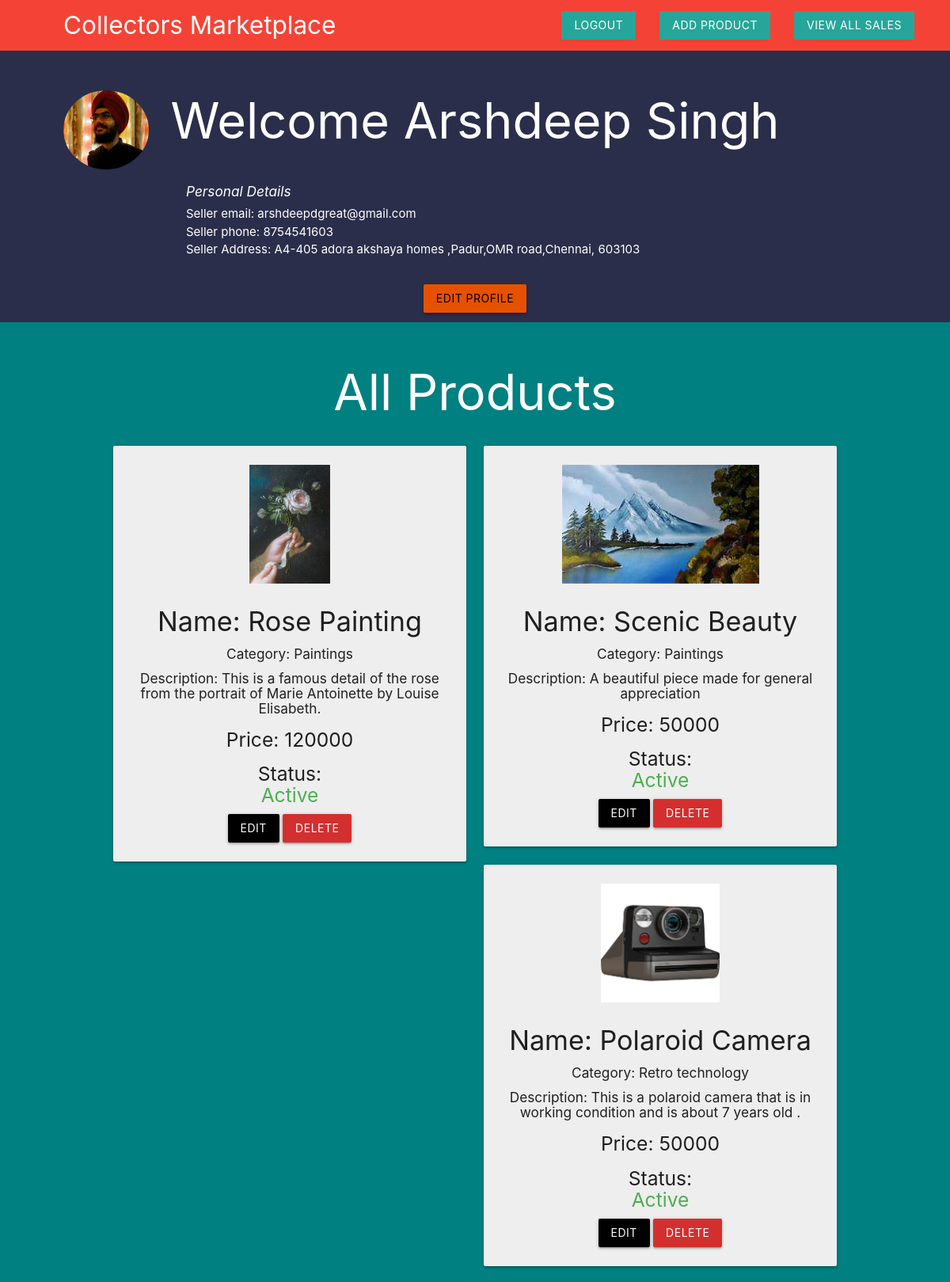
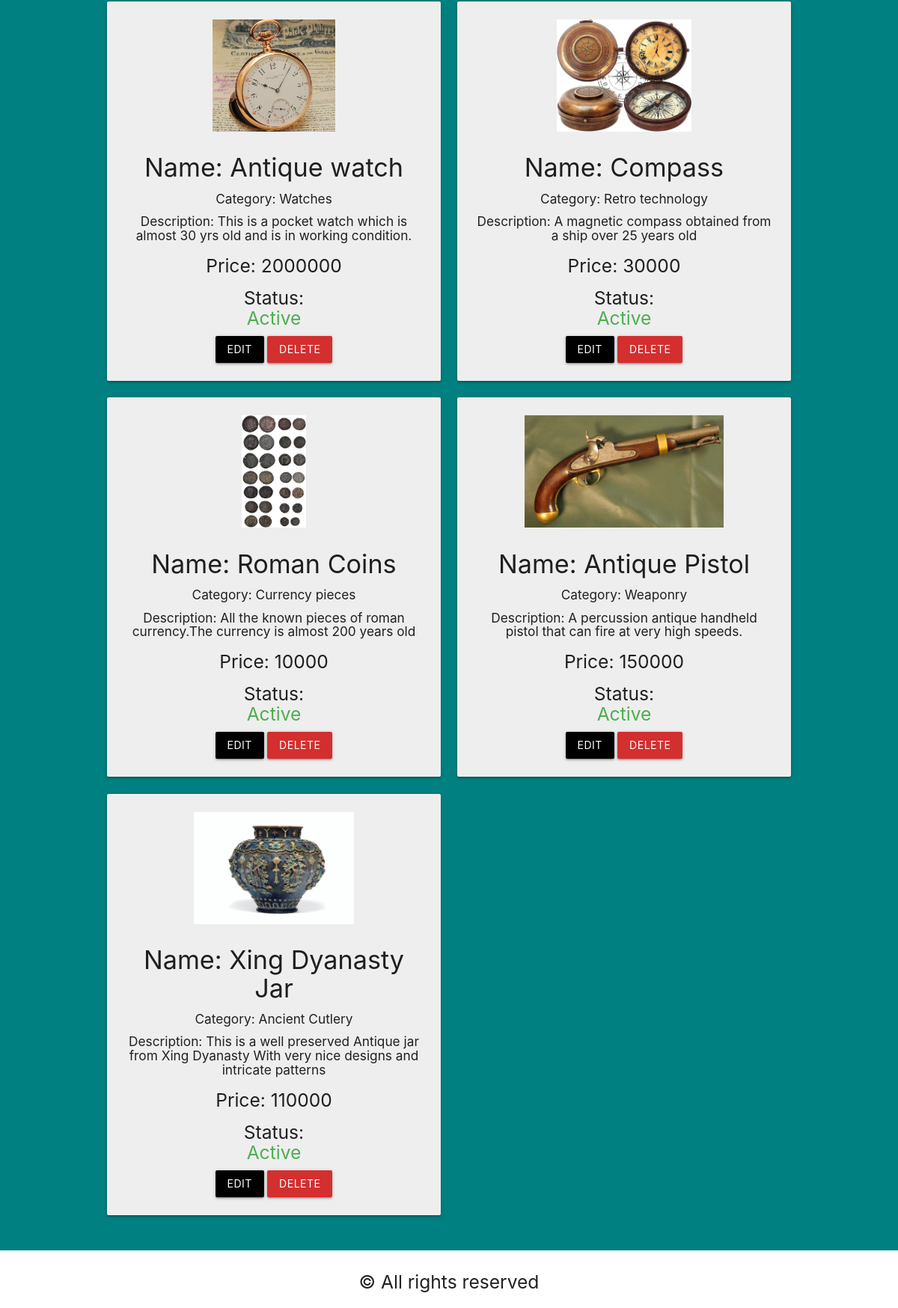
Page /seller/sellerpage.php (signed in) on the committed database (2 pictures, top to bottom).
### tables this page shows
CREATE TABLE `sellers` (
  `seller_id` int(5) NOT NULL,
  `seller_username` varchar(30) NOT NULL,
  `seller_name` varchar(50) NOT NULL,
  `seller_pass` varchar(11) NOT NULL,
  `seller_img` varchar(255) NOT NULL,
  `seller_email` varchar(100) NOT NULL,
  `seller_phone` bigint(12) NOT NULL,
  `seller_addr` text NOT NULL,
  `seller_aadhar` bigint(13) NOT NULL
);

CREATE TABLE `product` (
  `product_id` int(5) NOT NULL,
  `cat_id` int(11) NOT NULL DEFAULT 404,
  `seller_id` int(11) NOT NULL,
  `product_name` varchar(50) NOT NULL,
  `product_price` int(11) NOT NULL,
  `product_img` varchar(255) NOT NULL,
  `timestamp_add` timestamp NOT NULL DEFAULT current_timestamp(),
  `status` int(1) NOT NULL DEFAULT 1,
  `product_desc` text NOT NULL
);

CREATE TABLE `category` (
  `cat_id` int(5) NOT NULL,
  `cat_name` varchar(255) NOT NULL,
  `cat_image` varchar(255) NOT NULL,
  `cat_status` tinyint(4) NOT NULL DEFAULT 1,
  `cat_description` text NOT NULL
);

### seller/sellerpage.php (the view, shortened to what this page needs)
<?php
    include("../templates/database_conn.php");
    $sid=$_SESSION['SELLER_ID'];
    $sql1="SELECT * FROM `product` WHERE seller_id ='$sid' and `status`!=2";
    $res=mysqli_query($con,$sql1);
    $row = mysqli_fetch_all($res, MYSQLI_ASSOC);
    $sql2="SELECT * FROM `sellers` WHERE `seller_id` ='$sid'";
    $res2=mysqli_query($con,$sql2);
    $row2 = mysqli_fetch_array($res2, MYSQLI_ASSOC);
?>
<!DOCTYPE html>
<html lang="en">
<head>
    <link rel="stylesheet" href="https://cdnjs.cloudflare.com/ajax/libs/materialize/1.0.0/css/materialize.min.css">
    <link rel="stylesheet" href="../templates/stylesheet.css">
</head>
<body style="background-color:#2b2e4a;">
<nav class="red z-depth-0" style="padding-right: 30px;padding-left: 80px;">
		<div>
			<a href="#" class="brand-logo brand-text hide-on-med-and-down">Collectors Marketplace</a>
			<ul id="nav-mobile" class="right hide-on-small-and-down">
				<li><a href="seller_logout.php" class="btn brand z-depth-0">Logout</a></li>
				<li><a href="seller_addprod.php" class="btn brand z-depth-0">Add Product</a></li>
                <li><a href="view_all_sales.php" class="btn brand z-depth-0">View all sales</a></li>
			</ul>
		</div>
        <br>
        <div style="padding-top: 50px;
                    padding-right: 30px;
                    padding-bottom: 50px;">
        <img class ="dp" src="<?php echo htmlspecialchars($row2['seller_img']); ?>" height=100px>
        </div>
</nav>
<div class="container">
        <h1 class="white-text center">Welcome <?php print_r($row2["seller_name"]);?></h1>
        <div class="container ">
        <h6 class="white-text"><i>Personal Details</i></h6>
        <h7 class="white-text">Seller email: <?php print_r($row2["seller_email"]);?></h7><br>
        <h7 class="white-text">Seller phone: <?php print_r($row2["seller_phone"]);?></h7><br>
        <h7 class="white-text">Seller Address: <?php print_r($row2["seller_addr"]);?></h7><br>
        </div>
        <br>
        <div class="center">
            <a href="seller_edit_details.php" class="btn orange darken-4 black-text">Edit profile</a>
        </div>
</div>
<div class="blackbgbg">
    <div class="container">
    <section>
    <div class="row">
        <h1 class="white-text center">All Products</h1>
            <?php foreach($row as $pr){ ?>
                <div class="col s6 md3">
  				    <div class="card grey lighten-3">
                        <center>
                        <div class="card-content">
                            <img src="<?php echo htmlspecialchars($pr['product_img']);?>" height=150px>
                            <h4>Name: <?php echo htmlspecialchars($pr['product_name']); ?></h4>
                            <h6>Category: <?php
                                            $cid=$pr['cat_id'];
                                            $sql3="Select * from category where `cat_id`='$cid' ";
                                            $res3=mysqli_query($con,$sql3);
                                            $resans=mysqli_fetch_array($res3,MYSQLI_ASSOC);
                                            echo $resans['cat_name'];
                                            ?></h6>
                            <h6>Description: <?php echo htmlspecialchars($pr['product_desc']);?></h6>
                            <h5>Price: <?php echo htmlspecialchars($pr['product_price']);?></h5>
                                <h5>Status: <?php
                                                if($pr['status']){
                                                    echo '<p class="green-text" >Active</p>';
                                                }
                                                else{
                                                    echo '<p class="red-text" >Inactive</p>';
                                                }?></h5>
                                <a href="prod_edit.php?product_id=<?php echo $pr['product_id']?>" class="btn black">Edit</a>
                                <?php if($pr['status']) : ?>
                                <a href="prod_del.php?product_id=<?php echo $pr['product_id'];?>" class="btn red darken-2 white-text">Delete</a>
                                <?php endif ?>
                        </div>
                        </center>
                    </div>
                </div>
            <?php } ?>
        </div>
    </div>
</div>
<section class="footer white">
        <div class="container textcenter">
            <h5>© All rights reserved<br>
        </div>
    </section>
</body>
</html>

### templates/stylesheet.css (style rules this page uses)
.container { width: 80%; margin: 0 auto; border: none; padding: 1%; }
.textcenter { text-align: center; }
.blackbgbg { background-color: teal; }
.dp { border-radius: 50%; }

### seller/sellerpage.php (style rules this page uses)
.dp { border-radius: 50%; }

### rows in the picture
sellers: seller_img (picture)
product: product_img (picture), product_name "Rose Painting", cat.cat_name "Paintings", product_desc "This is a famous detail of the rose from the portrait of Marie Antoinette by Louise Elisabeth.", product_price "120000", status "Active"
product: product_img (picture), product_name "Scenic Beauty", cat.cat_name "Paintings", product_desc "A beautiful piece made for general appreciation", product_price "50000", status "Active"
product: product_img (picture), product_name "Polaroid Camera", cat.cat_name "Retro technology", product_desc "This is a polaroid camera that is in working condition and is about 7 years old .", product_price "50000", status "Active"
product: product_img (picture), product_name "Antique watch", cat.cat_name "Watches", product_desc "This is a pocket watch which is almost 30 yrs old and is in working condition.", product_price "2000000", status "Active"
product: product_img (picture), product_name "Compass", cat.cat_name "Retro technology", product_desc "A magnetic compass obtained from a ship over 25 years old", product_price "30000", status "Active"
product: product_img (picture), product_name "Roman Coins", cat.cat_name "Currency pieces", product_desc "All the known pieces of roman currency.The currency is almost 200 years old", product_price "10000", status "Active"
product: product_img (placeholder picture), product_name "Antique Pistol", cat.cat_name "Weaponry", product_desc "A percussion antique handheld pistol that can fire at very high speeds.", product_price "150000", status "Active"
product: product_img (picture), product_name "Xing Dyanasty Jar", cat.cat_name "Ancient Cutlery", product_desc "This is a well preserved Antique jar from Xing Dyanasty With very nice designs and intricate patterns", product_price "110000", status "Active"
